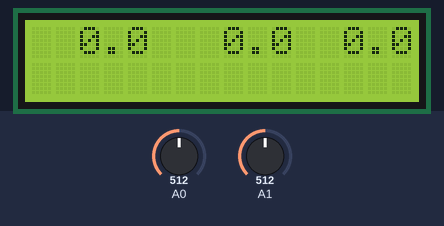
A program run on a simulated Arduino Uno, built with avr-gcc and run on an emulated ATmega328P. Shown: 16×2 character LCD. The test bench sets the inputs (shaded band); at power-on: A0 = 512, A1 = 512.

Above: at 1.2 s.
1.3 s: A0 set to 556
2.8 s: A0 set to 566
At 3.4 s:
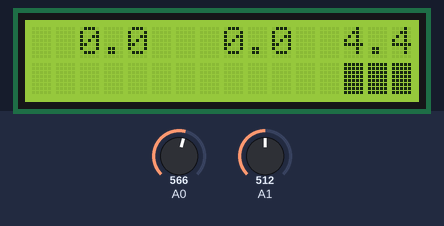
4.5 s: A1 set to 507
At 5.1 s:
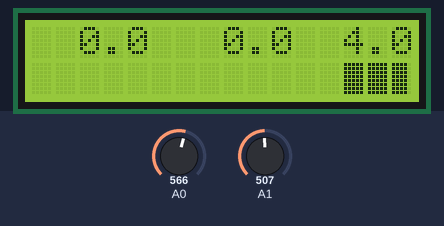
6.2 s: A1 set to 306
At 6.24 s:
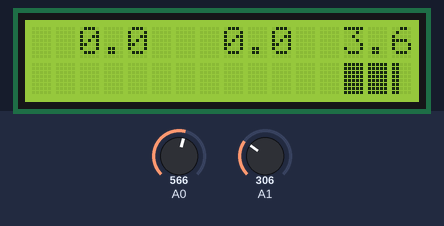
7.9 s: A0 set to 790
At 8.5 s:
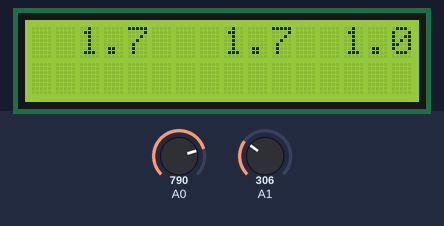
9.4 s: A0 set to 813
At 10.6 s:
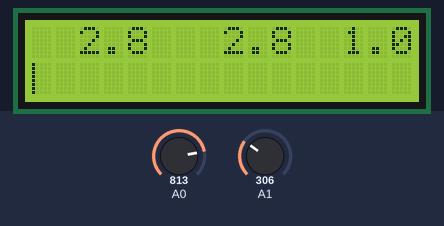
Timing chart, 0 to 12.1 s (numbered marks = the images above; inputs shaded):
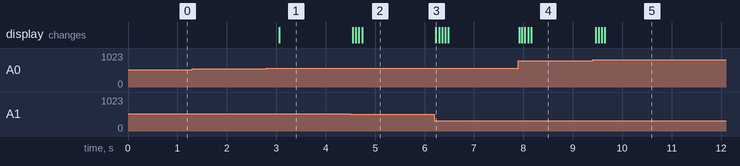

Measured:
- the behaviour switches between 565 and 566 on A0 (found by bisection; images 0 and 1)
- the behaviour switches between 508 and 507 on A1 (found by bisection; images 1 and 2)
- the behaviour switches between 797 and 798 on A0 (found by bisection; images 4 and 5)
- after the input at 1.3 s, every drawn part: stays the same
- after the input at 2.8 s, the display: changes after 0.26 s (image 1)
- after the input at 4.5 s, the display: first changes after 0.05 s (image 2 shows a later state)
- after the input at 6.2 s, the display: changes at once (image 3)
- after the input at 7.9 s, the display: first changes at once (image 4 shows a later state)
- after the input at 9.4 s, the display: first changes after 0.07 s (image 5 shows a later state)

The program:

main.cpp
```cpp
// (licence header left out)
#include <Arduino.h>
#include "ui.h"

const bool calibrate = false;

const int fwd37dbm = 838;
const int fwd50dbm = 969;
const int rev37dbm = 829;
const int rev50dbm = 962;
const float maxPwr = 100.0;

const float fwdFactor = float(fwd50dbm - fwd37dbm) / 13.0;
const float revFactor = float(rev50dbm - rev37dbm) / 13.0;

const int updateRate = calibrate ? 250 : 25;
int updateIndex = 0;

const int windowSize = 100;
int windowIndex = 0;
float fwdPwrValues[windowSize];
float fwdPwrSum = 0.0;
float fwdAvgPwr = 0.0;
float revPwrValues[windowSize];
float revPwrSum = 0.0;
float revAvgPwr = 0.0;

float fwdPeak = 0.0;
const int peakMaxHoldCount = 1500;
int peakHoldCount = 0;

void setup() {
  pinMode(LED_BUILTIN, OUTPUT);
  analogReference(EXTERNAL);

  initUi();

  for (int i = 0; i < windowSize; i += 1) {
    fwdPwrValues[i] = 0.0;
  }
}

float reading2dbm(int reading, int ref37dbm, float factor) {
  return 37.0 + (float(reading - ref37dbm) / factor);
}

float dbm2watt(float dbm) {
  return pow(10.0, (dbm-30.0)/10.0);
}

float calcSwr(float fwdPwr, float revPwr) {
  if (fwdPwr <= 0.01) return 0.0;

  float s = sqrt(revPwr / fwdPwr);
  if (s >= 1.0) return 0.0;

  return (1.0 + s) / (1.0 - s);
}

void calcAvgPwr(float fwdValue, float revValue) {
  windowIndex = (windowIndex + 1) % windowSize;
  fwdPwrSum -= fwdPwrValues[windowIndex];
  revPwrSum -= revPwrValues[windowIndex];
  fwdPwrValues[windowIndex] = fwdValue;
  revPwrValues[windowIndex] = revValue;
  fwdPwrSum += fwdValue;
  revPwrSum += revValue;
  fwdAvgPwr = fwdPwrSum / float(windowSize);
  revAvgPwr = revPwrSum / float(windowSize);
}

void setFwdPeak(float value) {
  peakHoldCount += 1;
  if ((peakHoldCount >= peakMaxHoldCount) || (value > fwdPeak)) {
    peakHoldCount = 0;
    fwdPeak = value;
  }
}

void updateUi(float avgPwr, float peakPwr, float swr) {
  printFloat(0, 0, 5, avgPwr);
  printFloat(6, 0, 5, peakPwr);
  printFloat(13, 0, 3, swr);
  showBargraph(0, 1, 10, maxPwr, avgPwr);
  showBargraph(13, 1, 3, 3.0, swr - 1.0);
}

void updateCalibrateUi(int fwdReading, int revReading) {
  printText(0, 0, "Calibrate");
  printText(0, 1, "F:");
  printInt(2, 1, 4, fwdReading);
  printText(7, 1, "R:");
  printInt(9, 1, 4, revReading);
}

void loop() {
  int fwdReading = analogRead(A0);
  int revReading = analogRead(A1);

  float fwdDbm = reading2dbm(fwdReading, fwd37dbm, fwdFactor);
  float fwdPwr = dbm2watt(fwdDbm);
  float revDbm = reading2dbm(revReading, rev37dbm, revFactor);
  float revPwr = dbm2watt(revDbm);

  calcAvgPwr(fwdPwr, revPwr);
  setFwdPeak(fwdPwr);
  float swr = calcSwr(fwdAvgPwr, revAvgPwr);

  if (updateIndex == 0) {
    if (calibrate) {
      updateCalibrateUi(fwdReading, revReading);
    } else {
      updateUi(fwdAvgPwr, fwdPeak, swr);
    }
  }
  updateIndex = (updateIndex + 1) % updateRate;

  delay(1);
}
```

ui.cpp
```cpp
// (licence header left out)
#include <Arduino.h>
#include <LiquidCrystal.h>
#include "lcdbars.h"

LiquidCrystal lcd(12, 13, 8, 9, 10, 11);

void initUi() {
  lcd.createChar(0, bar0);
  lcd.createChar(1, bar1);
  lcd.createChar(2, bar2);
  lcd.createChar(3, bar3);
  lcd.createChar(4, bar4);
  lcd.createChar(5, bar5);
  lcd.begin(16, 2);
}

void showBargraph(int column, int row, int width, float max, float reading) {

  float percent = max(0.0, min(100.0, (reading / max) * 100.0));
  float perUnit = 100.0 / float(width);
  float perBar = perUnit / 5.0;

  lcd.setCursor(column, row);
  for (int i = 0; i < width; i+= 1) {
    float part = percent / perBar;
    if (part >= 5.0) {
      lcd.write(5);
    } else {
      lcd.write(int(part));
    }
    percent = max(0.0, percent - perUnit);
  }
}

int calcIntWidth(int integer) {
  int a = abs(integer);
  int base = 10;
  int w = 1;
  while ((a != a % base) && w < 6) {
      base *= 10;
      w += 1;
  }
  return w;
}

void printFloat(int column, int row, int width, float f) {
  float rounded = round(f * 10.0);
  int integer = int(rounded / 10.0);
  int decimal = int(abs(rounded)) % 10;
  int w = calcIntWidth(integer);
  if (integer < 0) w += 1;

  lcd.setCursor(column, row);
  for (int i = 0; i < width - 2 - w; i += 1) {
    lcd.print(" ");
  }
  lcd.print(integer);
  lcd.print(".");
  lcd.print(decimal);
}

void printInt(int column, int row, int width, int integer) {
    int w = calcIntWidth(integer);
    lcd.setCursor(column, row);
    for (int i = 0; i < width - w; i += 1) {
        lcd.print(" ");
    }
    lcd.print(integer);
}

void printText(int column, int row, const char *text) {
    lcd.setCursor(column, row);
    lcd.print(text);
}
```

ui.h
```cpp
// (licence header left out)
void initUi();
void showBargraph(int column, int row, int width, float max, float reading);
void printFloat(int column, int row, int width, float f);
void printInt(int column, int row, int width, int integer);
void printText(int column, int row, const char *text);
```

lcdbars.h
```cpp
// (licence header left out)
byte bar0[8] = {
  B00000,
  B00000,
  B00000,
  B00000,
  B00000,
  B00000,
  B00000,
  B00000
};

byte bar1[8] = {
  B10000,
  B10000,
  B10000,
  B10000,
  B10000,
  B10000,
  B10000,
  B10000
};

byte bar2[8] = {
  B11000,
  B11000,
  B11000,
  B11000,
  B11000,
  B11000,
  B11000,
  B11000
};

byte bar3[8] = {
  B11100,
  B11100,
  B11100,
  B11100,
  B11100,
  B11100,
  B11100,
  B11100
};

byte bar4[8] = {
  B11110,
  B11110,
  B11110,
  B11110,
  B11110,
  B11110,
  B11110,
  B11110
};

byte bar5[8] = {
  B11111,
  B11111,
  B11111,
  B11111,
  B11111,
  B11111,
  B11111,
  B11111
};
```
